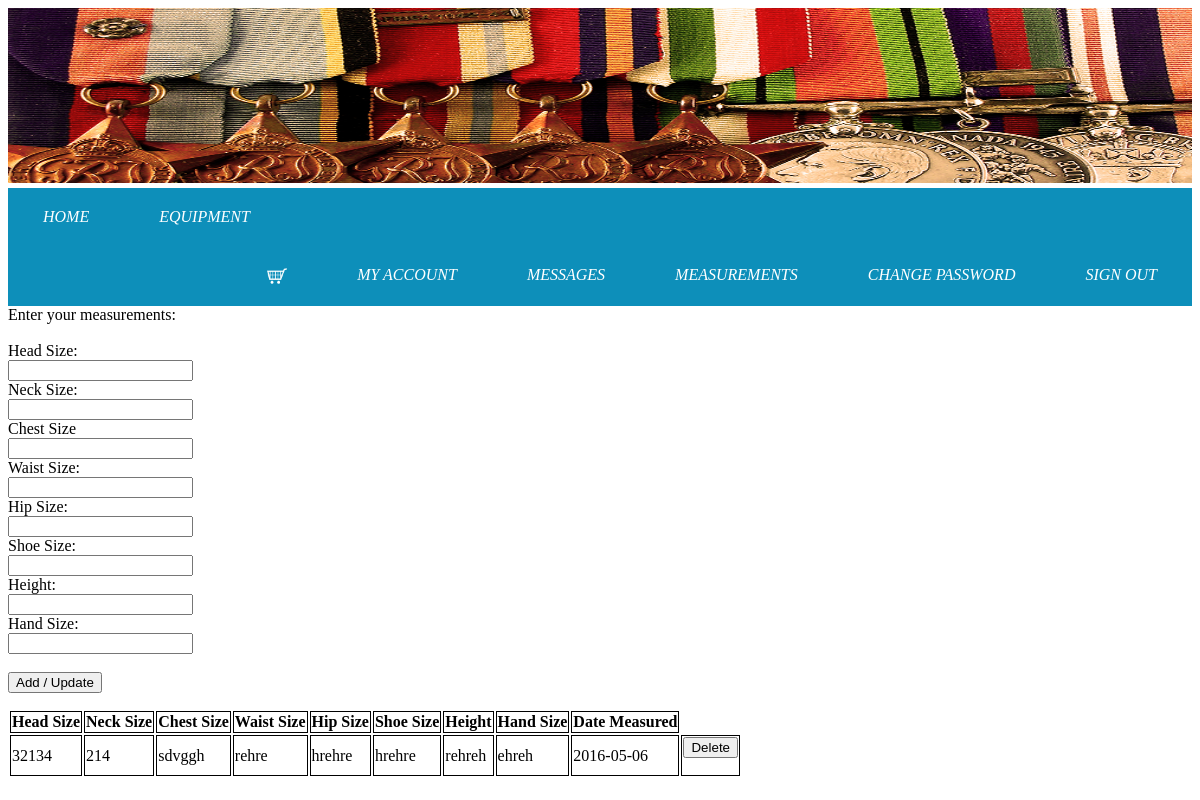
Screenshot of /QMDB_MEASUREMENTS.php (signed in) with the database file from the repository.
### tables this page shows
CREATE TABLE `measurement` (
  `measurement_id` int(9) NOT NULL,
  `contact_id` int(9) DEFAULT NULL,
  `user_height` varchar(6) NOT NULL,
  `user_shoeSize` varchar(10) NOT NULL,
  `user_handSize` varchar(6) NOT NULL,
  `user_headSize` varchar(6) NOT NULL,
  `user_neckSize` varchar(6) NOT NULL,
  `user_chestSize` varchar(6) NOT NULL,
  `user_waistSize` varchar(6) NOT NULL,
  `user_hipSize` varchar(6) NOT NULL,
  `date_measured` date NOT NULL
);

### QMDB_MEASUREMENTS_02.php (called while the page is built, shortened)
<?php
include ('connection.php');
$user_id = $_SESSION["userLogged"] ;
$statement2 = "SELECT measurement_id,user_height, user_shoeSize,user_handSize,user_headSize,
user_neckSize,user_chestSize,user_waistSize, user_hipSize,date_measured
 FROM measurement WHERE contact_id=$user_id";
$stmt = $DBH->query($statement2);
?>

### QMDB_MEASUREMENTS.php (the view, shortened to what this page needs)
<html>
	<head>
	<link rel="stylesheet" type="text/css" href="QMDB_01.css">
	<link rel="stylesheet" type="text/css" href="account.css">
	<link rel="stylesheet" type="text/css" href="orderTable.css">
		<header>
		<div id="header">
			<img id="headerImage" src="pictures/header.jpg" alt="2806 Logo" >
			<div id="navbar">
				<ul style="list-style-type:none;margin:0;padding:0;">
					<li><a href="index.php">HOME</a></li>
					<li><a href="equipment.php">EQUIPMENT</a></li>
					<div id="rightmostElements">
						<li><a href="cart.php"><img id="cartlogo" src="pictures/cartlogo.png"></a></li>
						<li><a href="myaccount.php">MY ACCOUNT</a></li>
						<li><a href="QMDB_PROFILE_MESSAGES.php">MESSAGES</a></li>
					<li><a href="QMDB_MEASUREMENTS.php">MEASUREMENTS</a></li>
					<li><a href="QMDB_CHANGE_PASSWORD.php">CHANGE PASSWORD</a></li>
						<li><a href="logout.php">SIGN OUT</a></li>
					</div>
				</ul>
			</div>
		</div>
		</header>
	</head>
		<form method="post">
			<label>Enter your measurements:</label>
			<br/>
			<br/>
			<label>Head Size:</label>
			<br/>
			<input id="headSize" name="headSize" type="text">
			<br/>
			<label>Neck Size:</label>
			<br/>
			<input id="neckSize" name="neckSize" type="text">
			<br/>
			<label>Chest Size</label>
			<br/>
			<input id="chestSize" name="chestSize" type="text">
			<br/>
			<label>Waist Size:</label>
			<br/>
			<input id="waistSize" name="waistSize" type="text">
			<br/>
			<label>Hip Size:</label>
			<br/>
			<input id="hipSize" name="hipSize" type="text">
			<br/>
			<label>Shoe Size:</label>
			<br/>
			<input id="shoeSize" name="shoeSize" type="text">
			<br/>
			<label>Height:</label>
			<br/>
			<input id="heigh" name="height" type="text">
			<br/>
			<label>Hand Size:</label>
			<br/>
			<input id="handSize" name="handSize" type="text">
			<br/>
			<br/>
			<input id="submit" name="submit" value="Add / Update" type="submit">
		</form>
<table>
	<tr>
		<th>Head Size</th>
		<th>Neck Size</th>
		<th>Chest Size</th>
		<th>Waist Size</th>
		<th>Hip Size</th>
		<th>Shoe Size</th>
		<th>Height</th>
		<th>Hand Size</th>
		<th>Date Measured</th>
	</tr>
        <?php
include ('QMDB_MEASUREMENTS_02.php');
        while($row = $stmt->fetch())
        {
            ?>
            <tr>
               <td> <?=$row['user_headSize'] ?></td>
				<td><?=$row['user_neckSize']?></td>
				<td><?= $row['user_chestSize']?></td>
				<td><?= $row['user_waistSize']?></td>
				<td><?= $row['user_hipSize']?></td>
				<td><?= $row['user_shoeSize']?></td>
				<td><?= $row['user_height']?></td>
				<td><?= $row['user_handSize']?></td>
				<td><?= $row['date_measured']?></td>
				<td>
                    <form method="post" action='QMDB_MEASUREMENTS.php'>
                        <button type="submit" value="Delete" name="Delete">Delete</button>
                    </form>
                </td>
            </tr>
            <?php
        }
        ?>
</table>
</head>
</html>

### QMDB_01.css (style rules this page uses)
#header { height: auto; position: relative; }
#header ul { list-style-type: none; margin: 0; padding: 0; overflow: hidden; background-color: #0D8FBA; }
#header li { margin: 10px; float: left; }
#header li a { text-decoration: small-caps; display: block; color: white; text-align: center; padding: 10px 25px; text-decoration: none; font-style: oblique; }
#rightmostElements { float:right; }
#headerImage { width:100%; height: 175px; margin-bottom: 5px; }
#cartlogo { width:20px; height:20px0px; }

### orderTable.css (style rules this page uses)
#order table,th,td { border: 1px solid black; }

### rows the page displays
measurement: user_headSize "32134", user_neckSize "214", user_chestSize "sdvggh", user_waistSize "rehre", user_hipSize "hrehre", user_shoeSize "hrehre", user_height "rehreh", user_handSize "ehreh", date_measured "2016-05-06"
